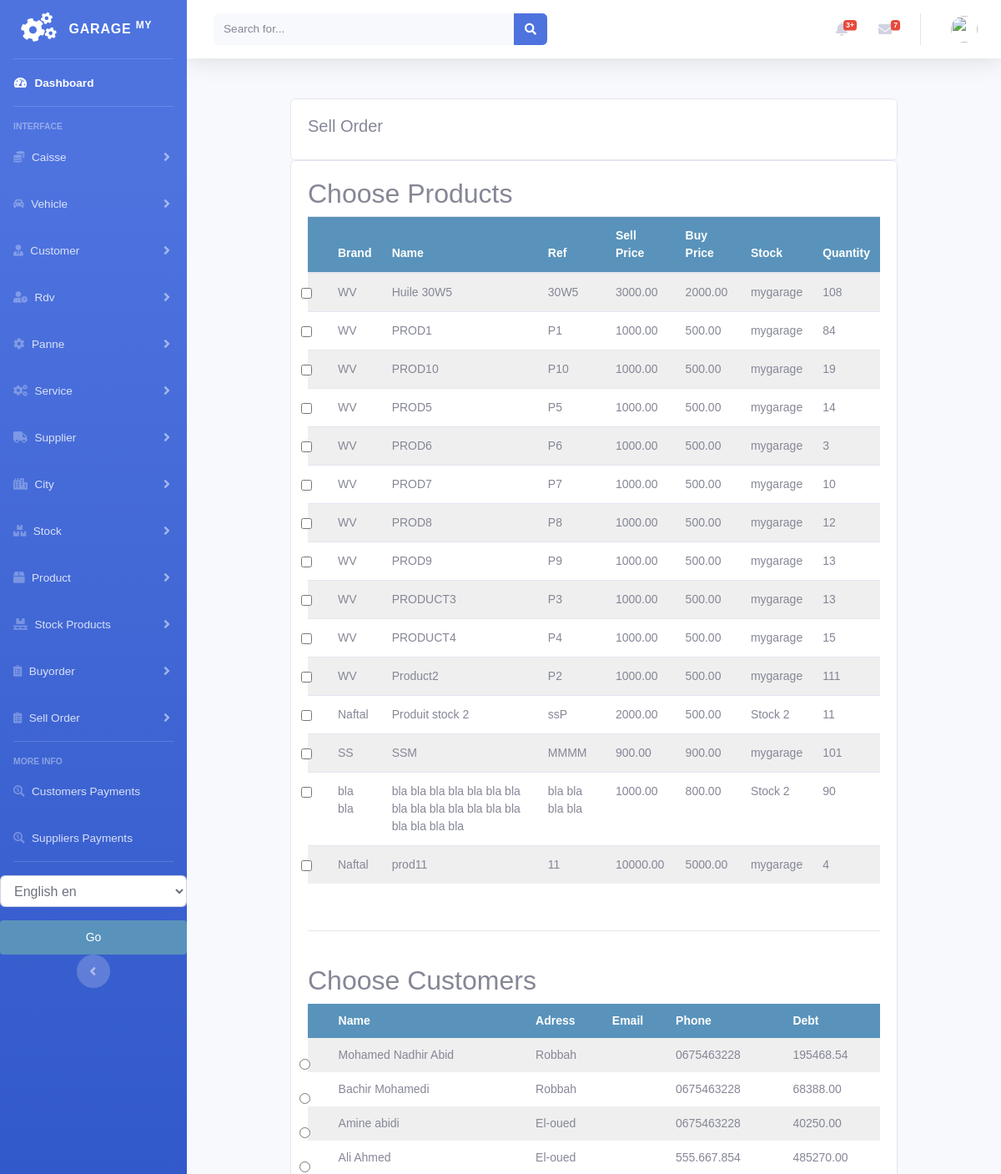
Before: /stock/order_stockproduct_list (upper part) with the older database file.
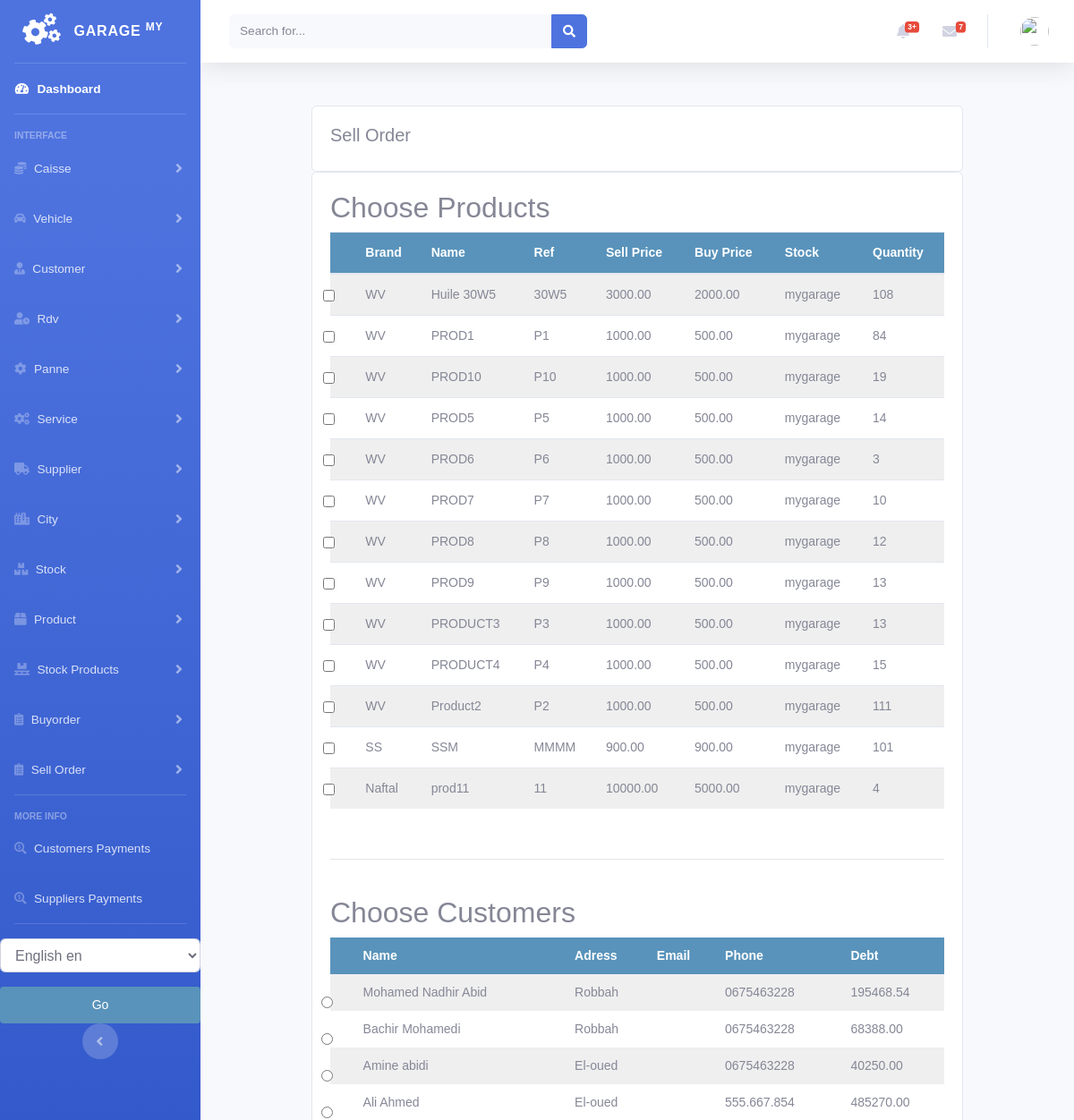
After: the same page with the newer database file.
### stock/models.py (models this page shows, shortened)
class StockProduct(models.Model):
    product = models.ForeignKey(Product, null=True, on_delete=models.CASCADE)
    quantity = models.PositiveIntegerField(default=0)
    stock = models.ForeignKey(Stock, null=True, on_delete=models.CASCADE)
    class Meta:
        ordering = ('product',)
        verbose_name = 'stockproduct'
        verbose_name_plural = 'stockproducts'

class Stock(models.Model):
    name = models.CharField(max_length=250, null=True)
    class Meta:
        ordering = ('name',)
        verbose_name = 'stock'
        verbose_name_plural = 'stocks'
    def __str__(self):
        return self.name

### product/models.py (models this page shows, shortened)
class Product(models.Model):
    brand = models.CharField(max_length=250, null=True)
    name = models.CharField(max_length=250, null=True)
    ref = models.CharField(max_length=250, null=True)
    desc = models.CharField(max_length=250, null=True, blank=True)
    image = models.ImageField(upload_to='products/%Y/%m/%d', blank=True, )
    buyprice = models.DecimalField(max_digits=10, null=True, decimal_places=2, default=0)
    sellprice = models.DecimalField(max_digits=10, null=True, decimal_places=2, default=0)
    alert_quantity = models.PositiveIntegerField(default=1, blank=True, null=True)
    stock = models.ForeignKey('stock.Stock', blank=False, null=False, on_delete=models.CASCADE, default=1)
    class Meta:
        ordering = ('name',)
        verbose_name = 'product'
        verbose_name_plural = 'products'

### customer/models.py (models this page shows, shortened)
class Customer(models.Model):
    firstname = models.CharField(max_length=250, null=True)
    lastname = models.CharField(max_length=250, null=True)
    address = models.CharField(max_length=200, null=True)
    phone = models.CharField(max_length=200, null=True)
    date_created = models.DateTimeField(auto_now_add=True, null=True)
    date_updated = models.DateTimeField(auto_now=True)
    date_joined = models.DateField(null=True)
    enterprise = models.BooleanField(default=False)
    debt = models.DecimalField(max_digits=10, decimal_places=2, null=True, default=0)

### stock/views.py (the view, shortened to what this page needs)
# urls.py: path('order_stockproduct_list', views.order_stockproduct_list, name='order_stockproduct_list'),
def order_stockproduct_list(request):
    stockproducts = StockProduct.objects.all().filter(quantity__gt=0)
    customers = Customer.objects.all()
    pannes = Panne.objects.all()
    services = Service.objects.all()
    context = {
        'customers': customers,
        'stockproducts': stockproducts,
        'pannes': pannes,
        "services": services,
    }
    return render(request, 'stockproduct/order_list_stockproduct.html', context)

### services/models.py (called while the page is built)
    def __str__(self):
        return self.name

### stock/templates/stockproduct/order_list_stockproduct.html (shortened to what the changed rows need)
{% extends 'home.html' %}
{% load static %}
{% load i18n %}
{% block content %}
<br>
<div class="container">
    <div class="row">
        <div class="col-md">
            <div class="card card-body">
                <form id="order-form" action="" method="post">
                    <h2>{% trans "Choose Products" %}</h2>
                    <table id="table_id" class=" table display text-center">
                        <thead>
                        <tr>
                            <th><label class="form-check-label" for="{{prod.id}}"></label></th>
                            <th>{% trans "Brand" %}</th>
                            <th>{% trans "Name" %}</th>
                            <th>{% trans "Ref" %}</th>
                            <th>{% trans "Sell Price" %}</th>
                            <th>{% trans "Buy Price" %}</th>
                            <th>{% trans "Stock" %}</th>
                            <th>{% trans "Quantity" %}</th>
                        </tr>
                        </thead>
                        <tbody>
                        {% for prod in stockproducts %}
                        <tr class="row{% cycle '1' '2' %}">
                            <td>
                                <input class="form-check-input product-input" type="checkbox" value="{{prod.id}}" id="{{prod.id}}" name="products">
                            </td>
                            <td>
                                {{prod.product.brand}}
                            </td>
                            <td>
                                {{prod.product.name}}
                            </td>
                            <td>
                                {{prod.product.ref}}
                            </td>
                            <td>
                                {{prod.product.sellprice}}
                            </td>
                            <td>
                                {{prod.product.buyprice}}
                            </td>
                            <td>
                                {{prod.stock}}
                            </td>
                            <td>
                                {{prod.quantity}}
                            </td>
                        </tr>
                        {% endfor %}
                        </tbody>
                    </table>
                    <br>
                    <br>
                    <h2>{% trans "Choose Customers" %}</h2>
                    <table id="table_customer" class="display text-center">
                        <thead>
                        <tr>
                            <th></th>
                            <th>{% trans "Name" %}</th>
                            <th>{% trans "Adress" %}</th>
                            <th>{% trans "Email" %}</th>
                            <th>{% trans "Phone" %}</th>
                            <th>{% trans "Debt" %}</th>
                        </tr>
                        </thead>
                        <tbody>
                        {% for customer in customers %}
                        <tr>
                            <td>
                                <input class="form-check-input" type="radio" value="{{customer.id}}"
                                       id="{{customer.id}}" name="customers">
                            </td>
                            <td>
                                {{customer.firstname}}
                                {{customer.lastname}}
                            </td>
                            <td>
                                {{customer.address}}
                            </td>
                            <td>
                            </td>
                            <td>
                                {{customer.phone}}
                            </td>
                            <td>
                                {{customer.debt}}
                            </td>
                        </tr>
                        {% endfor %}
                        </tbody>
                    </table>
                    <br>
                    <br>
                    <br>
                    <br>
                </form>
            </div>
        </div>
    </div>
</div>
{% endblock %}
{% block jsscript %}
<link rel="stylesheet" href="https://ajax.googleapis.com/ajax/libs/jqueryui/1.12.1/themes/smoothness/jquery-ui.css">
<link rel="stylesheet" href="https://cdnjs.cloudflare.com/ajax/libs/chosen/1.8.7/chosen.min.css"/>
<link rel="stylesheet" type="text/css" href="https://cdn.datatables.net/1.10.22/css/jquery.dataTables.css">
{% endblock %}

Changed rows visible on the page:
no longer on this page (row edited): StockProduct: product.brand "Naftal", product.name "Produit stock 2", product.ref "ssP", product.sellprice "2000.00", product.buyprice "500.00", stock "Stock 2", quantity "11"
no longer on this page (row edited): StockProduct: product.brand "bla bla", product.name "bla bla bla bla bla bla bla bla bla bla bla bla bla bla bla bla bla bla", product.ref "bla bla bla bla", product.sellprice "1000.00", product.buyprice "800.00", stock "Stock 2", quantity "90"
